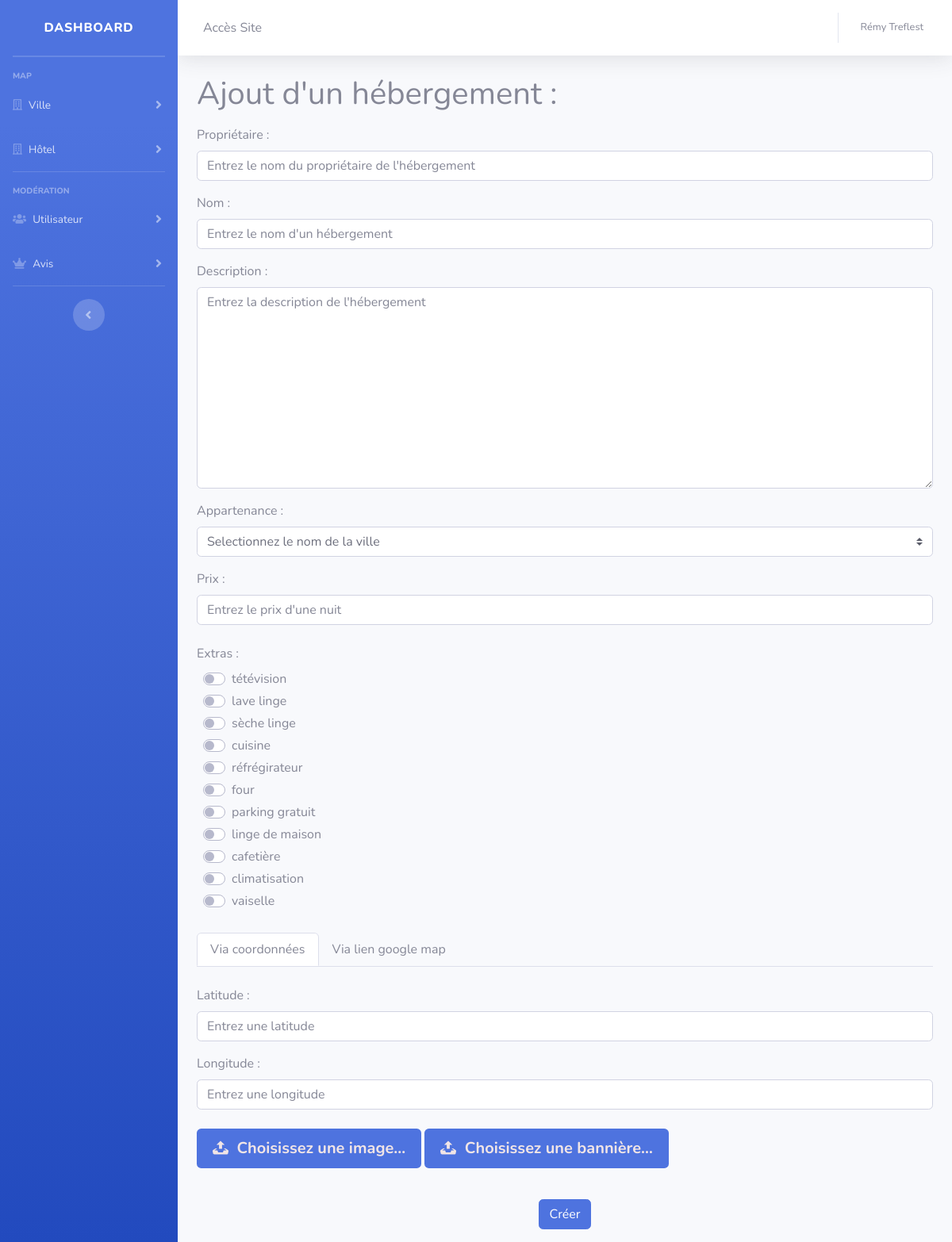
Screenshot of /admin/addHotel.php (signed in) with the database file from the repository.
### tables this page shows
CREATE TABLE `options` (
  `idOption` int(11) NOT NULL,
  `libelle` varchar(100) NOT NULL,
  `icon` varchar(255) DEFAULT NULL
);

### Modeles/Modele.php (called while the page is built)
<?php
class Modele {
    protected function getBdd()
    {
        $dsn = "mysql:host=localhost;dbname=ppe;charset=UTF8";
        $username = "root";
        $password = "";
        return new PDO($dsn, $username, $password, array(PDO::ATTR_ERRMODE => PDO::ERRMODE_EXCEPTION));
    }
}

### Modeles/Option.php (called while the page is built, shortened)
<?php
class Option extends Modele {
    public function getAllOption(){
        $requete = $this->getBdd()->prepare("SELECT * FROM options");
        $requete->execute();
        $Alloption = $requete->fetchALL(PDO::FETCH_ASSOC);
        return $Alloption;
    }
}

### admin/addHotel.php (the view, shortened to what this page needs)
<?php
require_once "headerAdmin.php";
$options = new Option();
$infos_o = $options->getAllOption();
?>
<div class="container">
    <h1 class="mb-3">Ajout d'un hébergement :</h1>
    <form method="POST" action="../controleurs/addHotel.php" enctype="multipart/form-data">
        <div class="form-group">
            <label for="proprio">Propriétaire : </label>
            <input class="form-control" list="datalistOptions" name="proprio" id="exampleDataList" placeholder="Entrez le nom du propriétaire de l'hébergement" required autocomplete="off" required>
        </div>
        <div class="form-group">
            <label for="libelle">Nom : </label>
            <input type="text" class="form-control" name="libelle" id="name" placeholder="Entrez le nom d'un hébergement" required>
        </div>
        <div class="form-group">
            <label for="description">Description : </label>
            <textarea class="form-control" name="description" id="description" cols="30" rows="10" placeholder="Entrez la description de l'hébergement"></textarea>
        </div>
        <div class="form-group">
            <label for="ville">Appartenance : </label>
            <select class="custom-select" aria-label="Default select example" name="ville" required>
                <option selected disabled>Selectionnez le nom de la ville</option>
            </select>
        </div>
        <div class="form-group">
            <label for="prix">Prix : </label>
            <input type="number" class="form-control" name="prix" id="prix" placeholder="Entrez le prix d'une nuit" required>
        </div>
        <div class="my-4">
            <label>Extras : </label>
            <?php
            $i = 1;
            foreach($infos_o as $info){
                ?>
                <div class="custom-control custom-switch mx-2">
                    <label class="custom-control-label mb-1" for="customSwitch<?=$i?>"><?= $info["libelle"] ?></label>
                </div>
                <?php
                $i++;
            }
            ?>
        </div>
        <nav>
            <div class="nav nav-tabs" id="nav-tab" role="tablist">
                <a class="nav-link text-muted active" id="nav-home-tab" data-toggle="tab" href="#nav-home" role="tab" aria-controls="nav-home" aria-selected="true">Via coordonnées</a>
                <a class="nav-link text-muted" id="nav-profile-tab" data-toggle="tab" href="#nav-profile" role="tab" aria-controls="nav-profile" aria-selected="false">Via lien google map</a>
            </div>
        </nav>
        <div class="tab-content" id="nav-tabContent">
            <div class="tab-pane fade active show" id="nav-home" role="tabpanel" aria-labelledby="nav-home-tab">
                <div class="form-group mt-4">
                    <label for="latitude">Latitude : </label>
                    <input type="text" class="form-control" name="latitude" id="latitude" placeholder="Entrez une latitude" autocomplete="off">
                </div>
                <div class="form-group">
                    <label for="longitude">Longitude : </label>
                    <input type="text" class="form-control" name="longitude" id="longitude" placeholder="Entrez une longitude" autocomplete="off">
                </div>
            </div>
        </div>
        <div class="form-group mt-4">
            <label for="file"> <span>Choisissez une image&hellip;</span></label>
            <label for="banniere"> <span>Choisissez une bannière&hellip;</span></label>
        </div>
        <div class="form-group text-center mt-4">
            <button type="submit" class="btn btn-primary">Créer</button>
        </div>
    </form>
</div>
<?php
require_once "footerAdmin.php";

### admin/css/style.css (style rules this page uses)
.inputfile + label { max-width: 80%; font-size: 1.25rem; font-weight: 700; text-overflow: ellipsis; white-space: nowrap; cursor: pointer; display: inline-block; overflow: hidden; padding: 0.625rem 1.25rem; border-radius: .35rem; }
.inputfile + label svg { width: 1em; height: 1em; vertical-align: middle; fill: currentColor; margin-top: -0.25em; margin-right: 0.25em; }
.inputfile-1 + label { color: #f1e5e6; background-color: #4e73df }
*, *:after, *:before { -webkit-box-sizing: border-box; box-sizing: border-box; }
body { font-family: Avenir, 'Helvetica Neue', 'Lato', 'Segoe UI', Helvetica, Arial, sans-serif; color: #4b0f31; background-color: #f1e5e6; -webkit-font-smoothing: antialiased; -moz-osx-font-smoothing: grayscale; }
a { outline: none; color: #d3394c; text-decoration: none; }
article,aside,details,figcaption,figure,footer,header,hgroup,main,nav,section,summary { display:block; }
html { font-family:sans-serif;-ms-text-size-adjust:100%;-webkit-text-size-adjust:100%; }
body { margin:0; }
h1 { font-size:2em;margin:0.67em 0; }
svg:not(:root) { overflow:hidden; }
button,input,select,textarea { font-family:inherit;font-size:100%;margin:0; }
button,input { line-height:normal; }
button,select { text-transform:none; }
button,html input[type="button"],input[type="reset"],input[type="submit"] { -webkit-appearance:button;cursor:pointer; }
textarea { overflow:auto;vertical-align:top; }

### rows the page displays
options: libelle "tétévision"
options: libelle "lave linge"
options: libelle "sèche linge"
options: libelle "cuisine"
options: libelle "réfrégirateur"
options: libelle "four"
options: libelle "parking gratuit"
options: libelle "linge de maison"
options: libelle "cafetière"
options: libelle "climatisation"
options: libelle "vaiselle"

### other values shown
$_SESSION["prenom"] "Rémy"
$_SESSION["nom"] "Treflest"
